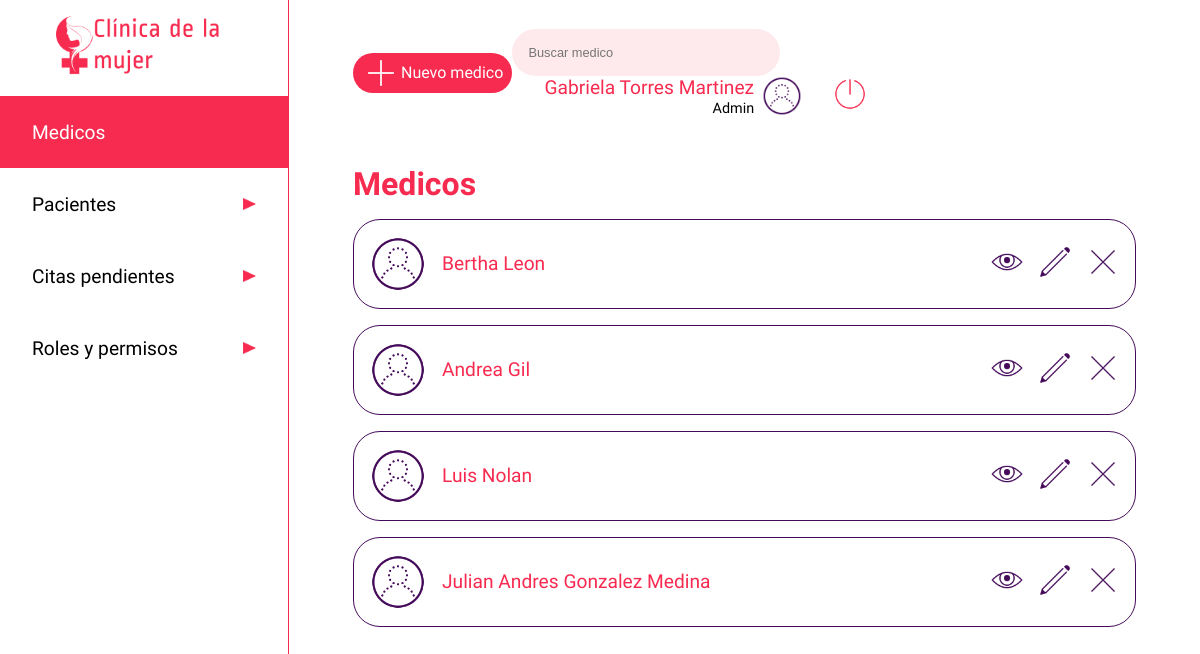
Screenshot of /medico (signed in) with the database file from the repository.
### app.py (models this page shows, shortened)
class users(db.Model):
    __tablename__ = 'users'
    cedula = db.Column(db.Integer, primary_key=True)
    nombre=db.Column(db.String)
    apellido=db.Column(db.String)
    nacimiento=db.Column(db.String)
    eps=db.Column(db.String)
    email=db.Column(db.String, unique=True)
    telefono=db.Column(db.Integer)
    dir=db.Column(db.String)
    ciudad=db.Column(db.String)
    password=db.Column(db.String)
    rol =db.Column(db.String)
    especialidad = db.Column(db.String)
    estado = db.Column(db.Boolean)

### app.py (the view)
@app.route('/medico', methods=['GET'])
def medicouser():
    if 'usuarioIngresado' in session:
        medicos = users.query.filter_by(rol='medico')
        usuario = users.query.filter_by(cedula=int(session['usuarioIngresado'])).first()
        return render('medicos.html', listamedicos = medicos, row=usuario)
    else:
        return render('acceso-denegado.html')

### templates/medicos.html (shortened to what this page needs)
<!DOCTYPE html>
<html lang="es">
<head>
    <link rel="stylesheet" type="text/css" href="{{ url_for('static', filename='css/stylelist.css')}}">
</head>
<body>
    <header class="header">
        <a href="/dashboard" type="button" class="btn"><img src="{{ url_for('static', filename='images/iconoclinica.png')}}" class="logo" alt="Clinica de la mujer"></a>
        <nav>
            <ul class="menu">
                <li class="menuitems"><a href="/medico" class="menuselect"><span>Medicos</span><img src="{{ url_for('static', filename='images/triangulo.png')}}" class="flecha" alt=""></a></li>
                <li class="menuitems"><a href="/paciente" class="menulink"><span>Pacientes</span><img src="{{ url_for('static', filename='images/triangulo.png')}}" class="flecha" alt=""></a></li>
                <li class="menuitems"><a href="/listado-citas" class="menulink"><span>Citas pendientes</span><img src="{{ url_for('static', filename='images/triangulo.png')}}" class="flecha" alt=""></a></li>
                <li class="menuitems"><a href="/roles" class="menulink"><span>Roles y permisos</span><img src="{{ url_for('static', filename='images/triangulo.png')}}" class="flecha" alt=""></a></li>
            </ul>
        </nav>
    </header>
    <main class="main">
        <div class="searchuser">
            <a href="/medico/new" class="newuser"><img src="{{ url_for('static', filename='images/plus_math_100px.png')}}"  class="profile" alt=""><span>Nuevo medico</span></a>
            <div>
                <input type="search" class="search" placeholder="Buscar medico">
                <div class="perfil">
                    <div>
                        <span class="nameuser">{{row.nombre}} {{row.apellido}}</span><br>
                        <span class="roluser">Admin</span>
                    </div>
                    <img src="{{ url_for('static', filename='images/test_account_100px.png')}}"  class="profile" alt="">
                    <a href="/logout" type="button" class="btn"><img src="{{ url_for('static', filename='images/off.png')}}" class="logout" alt="Cerrar sesion"></a>
                </div>
            </div>
        </div>
        <div class="cuerpo">
            <h1 class="titulo"><span style="color:#F72B50">Medicos</span></h1>
            <div>
                <ul>
                    {% for data in listamedicos %}
                        {% if data.estado == 1 %}
                        <div class="contenedor_user">
                            <div class="nom_img">
                                <img src="{{ url_for('static', filename='images/test_account_100px.png')}}" class="imgp" alt="">
                                <span class="nombre_user">{{data.nombre}} {{data.apellido}}</span>
                            </div>
                            <div class="contenedortbtn">
                                <a href="medico/{{data.cedula}}" ><img src="{{ url_for('static', filename='images/eye_100px.png')}}" class="btned" alt=""></a>
                                <a href="medico/{{data.cedula}}/editar"><img src="{{ url_for('static', filename='images/edit_100px.png')}}" class="btned" alt=""></a>
                                <a href="medico/{{data.cedula}}/eliminar"><img src="{{ url_for('static', filename='images/delete_100px.png')}}" class="btned" alt=""></a>
                            </div>
                        </div>
                        {% endif %}
                    {% endfor %}
                </ul>
            </div>
    </main>
</body>
</html>

### static/css/stylelist.css (style rules this page uses)
* { padding: 0; margin: 0; }
.btned { width: 2rem; }
body { display: flex; }
.cuerpo { margin-top: 3rem; }
.contenedor_user { padding: 1rem; display: flex; justify-content: space-between; border: 0.1rem solid #450B5A; border-radius: 1.6875rem; align-items: center; margin-bottom: 1rem; }
.contenedortbtn { display: flex; justify-content: space-between; width: 8rem; }
.flecha { width: 0.8rem; height: 0.8rem; }
.perfil { display: inline-flex; align-items: center; text-align: right; margin-left: 2rem; justify-content: flex-end; }
.header { margin:0; display: inline-block; width: 18rem; height: 100vh; border-color: #F72B50; justify-content: center; }
.imgp { width: 3.5rem; }
.logo { display: block; height: 4rem; margin: auto; padding: 1rem; }
.logout { height: 2rem; margin-left: 2rem; }
.main { width: calc(100% - 18rem); padding: 1.8rem 4rem; border-left: 0.1rem solid #F72B50; }
.menu { font-family: 'Average Sans', sans-serif; list-style: none; color: black; }
.menulink { display: inline-flex; font-size: 1.2rem; width: 14rem; height: 1.5rem; padding: 1.5rem 2rem; text-decoration: none; color: black; background-color: white; justify-content: space-between; align-items: center; margin: 0; }
.menuselect { display: inline-flex; font-size: 1.2rem; width: 14rem; height: 1.5rem; padding: 1.5rem 2rem; text-decoration: none; color: black; background-color: #F72B50; color: white; justify-content: space-between; align-items: center; margin: 0; }
.nombre_user { font-family: 'Average Sans', sans-serif; font-size: 1.2rem; color: #F72B50; margin-left: 1rem; }
.nom_img { display: flex; align-items: center; }
.nameuser { font-family: 'Ropa Sans', sans-serif; font-size: 1.2rem; color: #F72B50; }
.newuser { display: flex; width: 10rem; background: #F72B50; color: white; font-size: 1rem; font-family: 'Average Sans', sans-serif; border-radius: 1.6875rem; align-items: center; text-decoration: none; }
.roluser { font-family: 'Ropa Sans', sans-serif; font-size: 0.9rem; }
.profile { height: 2.5rem; margin-left: 0.5rem; }
.search { width: 16.75rem; padding: 1rem; background: #FEEAED; border: none; font-size: 0.8rem; color: black; border-radius: 1.6875rem; outline: none; }
.searchuser { display: flex; align-items: center; justify-content: space-between; }
.titulo { font-size: 2rem; font-family: 'Ropa Sans', sans-serif; margin-bottom: 1rem; }

### rows the page displays
users: nombre "Gabriela", apellido "Torres Martinez"
users: estado True (drawn), nombre "Bertha", apellido "Leon"
users: estado True (drawn), nombre "Andrea", apellido "Gil"
users: estado True (drawn), nombre "Luis", apellido "Nolan"
users: estado True (drawn), nombre "Julian Andres", apellido "Gonzalez Medina"
